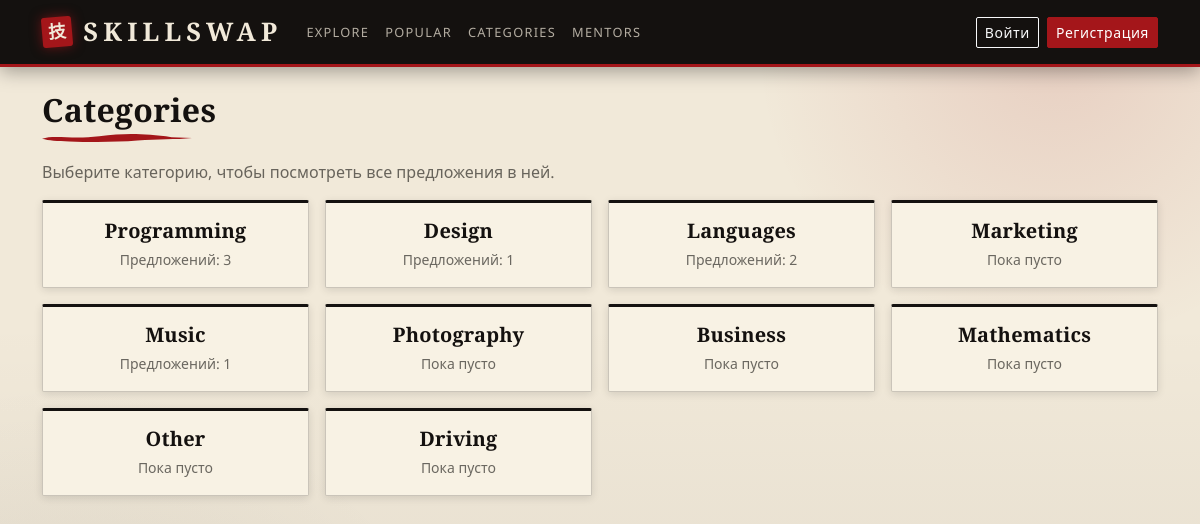
Page /skills/categories/ on the committed database.
### skills/models.py (models this page shows, shortened)
class Category(models.Model):
    name = models.CharField(max_length=100, unique=True)
    class Meta:
        verbose_name_plural = "Categories"

### skills/views.py (the view)
# urls.py: path('categories/', views.category_list, name='categories'),
def category_list(request):
    categories = Category.objects.annotate(
        offers_count=Count('offers', filter=Q(offers__status='published')))
    return render(request, 'skills/category_list.html', {'categories': categories})

### templates/skills/category_list.html (shortened to what this page needs)
{% extends 'base.html' %}
{% block content %}
<div class="d-flex justify-content-between align-items-center mb-3">
  <h2 class="mb-0">Categories</h2>
</div>
<p class="text-muted">Выберите категорию, чтобы посмотреть все предложения в ней.</p>
<div class="row row-cols-2 row-cols-md-3 row-cols-lg-4 g-3">
  {% for c in categories %}
    <div class="col">
      <a href="{% url 'home' %}?category={{ c.pk }}" class="text-decoration-none">
        <div class="card h-100 text-center">
          <div class="card-body">
            <h5 class="card-title mb-1">{{ c.name }}</h5>
            <span class="text-muted small">
              {% if c.offers_count %}Предложений: {{ c.offers_count }}{% else %}Пока пусто{% endif %}
            </span>
          </div>
        </div>
      </a>
    </div>
  {% empty %}
    <div class="col-12">
      <div class="alert alert-light border">Категорий пока нет.</div>
    </div>
  {% endfor %}
</div>
{% endblock %}

### static/style.css (style rules this page uses)
:root { --crimson: #a4161a; --crimson-dark: #7a1013; --gold: #b8923a; --bamboo: #46603f; --bg: #f1e9d9; --surface: #f8f2e4; --field: #fffaf0; --text: #14110f; --muted: rgba(20, 17, 15, 0.62); --line: rgba(20, 17, 15, 0.2); --nav-bg: #14110f; --card-top: #14110f; --glow: rgba(164, 22, 26, 0.12); --mist: rgba(20, 17, 15, 0.07); --range: #14110f; --range-opacity: 0.12; --font-display: 'Cormorant Garamond', 'Noto Serif', Georgia, serif; --font-body: 'Noto Sans', system-ui, -apple-system, 'Segoe UI', sans-serif; --bs-body-bg: var(--bg); --bs-body-color: var(--text); --bs-body-font-family: var(--font-body); --bs-border-color: var(--line); --bs-border-radius: 2px; --bs-border-radius-sm: 2px; --bs-border-radius-lg: 4px; --bs-link-color: var(--crimson); --bs-link-color-rgb: 164, 22, 26; --bs-link-hover-color: var(--crimson-dark); --bs-link-hover-color-rgb: 122, 16, 19; --bs-primary-rgb: 164, 22, 26; --bs-danger-rgb: 164, 22, 26; --bs-success-rgb: 70, 96, 63; --bs-info-rgb: 184, 146, 58; --bs-warning-rgb: 184, 146, 58; --bs-secondary-rgb: 90, 82, 74; --bs-dark-rgb: 20, 17, 15; --bs-light-rgb: 248, 242, 228; }
html { scrollbar-color: var(--crimson) var(--bg); }
body { background-color: var(--bg); background-image: radial-gradient(circle at 88% 6%, var(--glow) 0, transparent 300px), radial-gradient(circle at 6% 100%, var(--mist) 0, transparent 420px), linear-gradient(180deg, transparent 40%, var(--mist) 100%); background-attachment: fixed; min-height: 100vh; }
body::after { content: ''; position: fixed; left: 0; right: 0; bottom: 0; height: 240px; background-color: var(--range); opacity: var(--range-opacity); -webkit-mask-image: var(--mountains); mask-image: var(--mountains); -webkit-mask-repeat: repeat-x; mask-repeat: repeat-x; -webkit-mask-position: bottom; mask-position: bottom; -webkit-mask-size: auto 100%; mask-size: auto 100%; pointer-events: none; z-index: -1; }
h1, h2, h3, h4, h5, h6, .card-title { font-family: var(--font-display); font-weight: 700; letter-spacing: 0.01em; }
main h2 { position: relative; padding-bottom: 0.9rem; }
main h2::after { content: ''; position: absolute; left: 0; bottom: 0; width: 150px; height: 12px; background: var(--brush) no-repeat left center / 100% 100%; }
.card { --bs-card-bg: var(--surface); --bs-card-border-color: var(--line); --bs-card-cap-bg: rgba(128, 118, 106, 0.08); border-top: 3px solid var(--card-top); box-shadow: 0 2px 8px rgba(0, 0, 0, 0.12); }
.card.h-100 { transition: transform 0.18s ease, box-shadow 0.18s ease, border-top-color 0.18s ease; }
.text-muted { color: var(--muted) !important; }

### rows in the picture
Category: name "Programming", offers_count "3"
Category: name "Design", offers_count "1"
Category: name "Languages", offers_count "2"
Category: name "Marketing", shows "Пока пусто"
Category: name "Music", offers_count "1"
Category: name "Photography", shows "Пока пусто"
Category: name "Business", shows "Пока пусто"
Category: name "Mathematics", shows "Пока пусто"
Category: name "Other", shows "Пока пусто"
Category: name "Driving", shows "Пока пусто"
